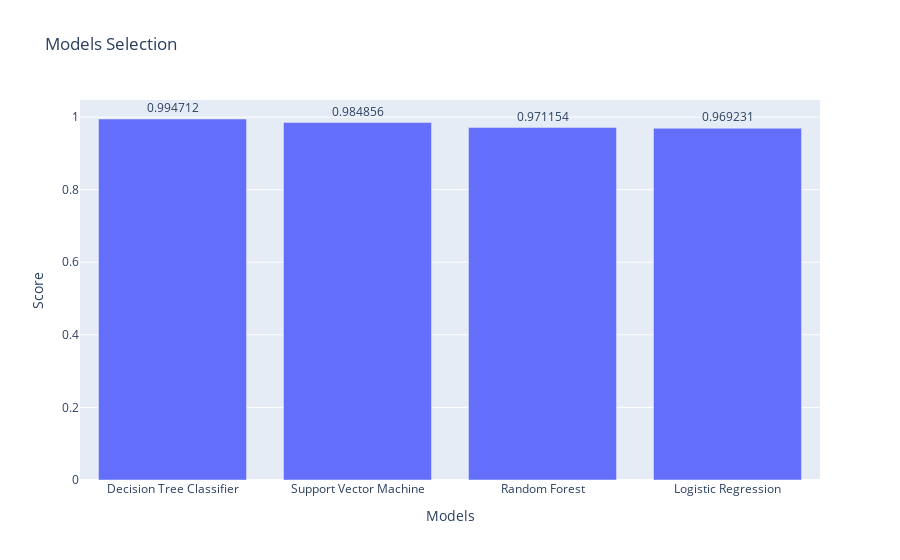

Notebook code for this chart:
### Code cell
import plotly.graph_objects as go
X = ['Decision Tree Classifier' ,'Support Vector Machine','Random Forest','Logistic Regression']
Y = [0.994712,0.984856,0.971154,0.969231]
fig=go.Figure(data=go.Bar(x=X, y=Y, text=Y, textposition='outside'))
fig.update_layout(title='Models Selection', xaxis_title='Models', yaxis_title='Score')
fig.show()

### Figure 1 — Plotly figure (JSON) as saved in the notebook; plotly's stock layout.template omitted (floating-point values rounded to 4 significant figures)
{"data": [{"text": ["0.994712", "0.984856", "0.971154", "0.969231"], "textposition": "outside", "type": "bar", "x": ["Decision Tree Classifier", "Support Vector Machine", "Random Forest", "Logistic Regression"], "y": [0.9947, 0.9849, 0.9712, 0.9692]}], "layout": {"title": {"text": "Models Selection"}, "xaxis": {"title": {"text": "Models"}}, "yaxis": {"title": {"text": "Score"}}}}
